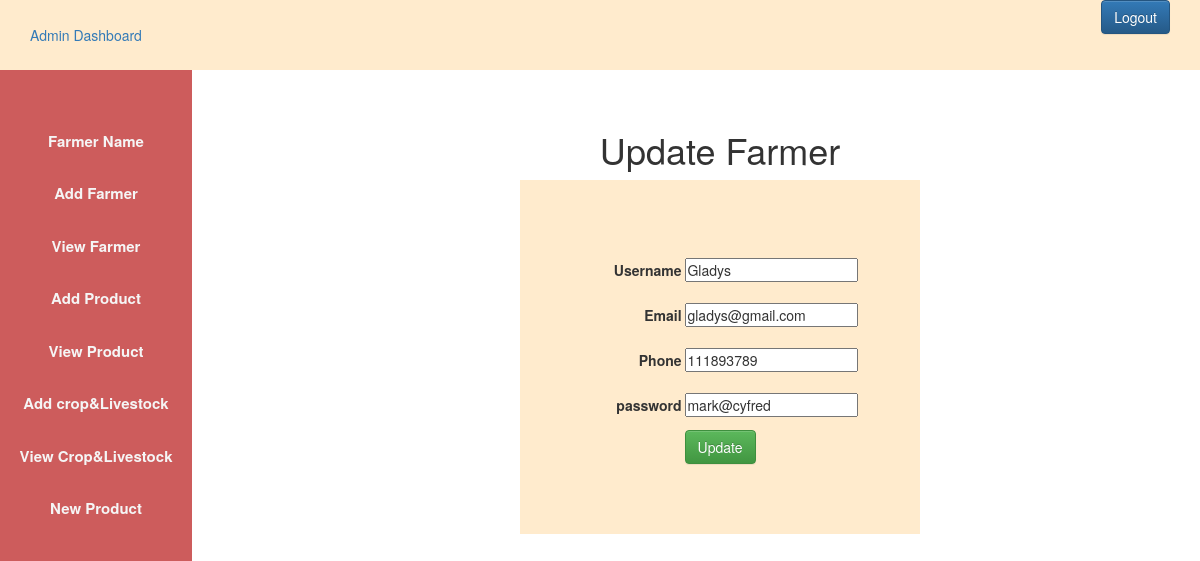
/update_farmer.php?farmer_id=11 (signed in), run on the app's committed database.
### tables this page shows
CREATE TABLE `user` (
  `id` int(11) NOT NULL,
  `username` varchar(50) DEFAULT NULL,
  `phone` int(30) DEFAULT NULL,
  `email` varchar(50) DEFAULT NULL,
  `usertype` varchar(50) DEFAULT NULL,
  `password` varchar(50) DEFAULT NULL
);

### update_farmer.php (the view, shortened to what this page needs)
<?php
$host="localhost";
$user="root";
$password="";
$db="agricultureproject";
$data=mysqli_connect($host,$user,$password,$db);
$id=$_GET['farmer_id'];
$sql="SELECT * FROM user WHERE id='$id'";
$result=mysqli_query($data,$sql);
$info=$result->fetch_assoc();
?>
<?php
include'admin_css.php'
	?>
</head>
<body>
<?php
include'admin_sidebar.php';
?>
<!DOCTYPE html>
<html>
<head>
<?php
include'admin_css.php'
?>
</head>
<body>
<div class="content">
	<center>
<h1>Update Farmer</h1>
<div class="div_deg">
<form action="#" method="POST">
	<div>
<label>Username</label>
<input type="text" name="name"
value="<?php echo "{$info['username']}"; ?>">
	</div>
	<div>
<label>Email</label>
<input type="email" name="email"
value="<?php echo "{$info['email']}"; ?>">
	</div>
	<div>
<label>Phone</label>
<input type="number" name="phone"
value="<?php echo "{$info['phone']}"; ?>">
	</div>
	<div>
<label>password</label>
<input type="text" name="password"
value="<?php echo "{$info['password']}"; ?>">
	</div>
	<div>
<input class="btn btn-success" type="submit"
name="update" value="Update">
	</div>
</form>
</div>
</div>
</body>
</html>

### admin.css (style rules this page uses)
* { margin: 0px; padding: 0px; }
.content { margin-left: 20%; margin-top: 5%; }

### update_farmer.php (style rules this page uses)
label { display: inline-block; width: 100px; text-align: right; padding-top: 10px; padding-bottom: 10px; }
.div_deg { background-color: blanchedalmond; width: 400px; padding-bottom: 70px; padding-top: 70px; }

### data on the page
user: name "Gladys", email "gladys@gmail.com", phone "111893789", password "mark@cyfred"
